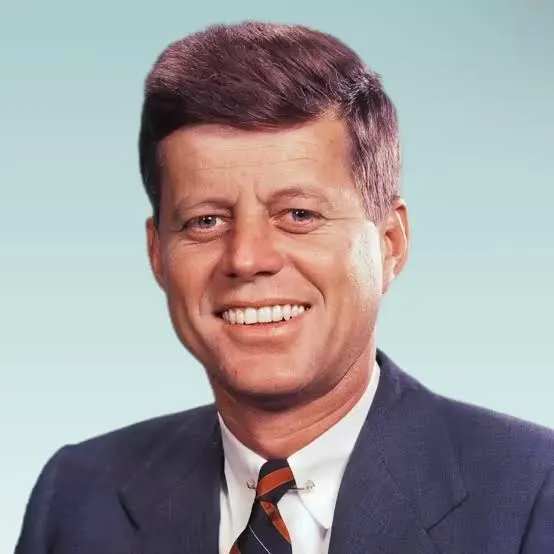
#> input picture 测试集/Kennedy01.webp, 554 x 554 px; its folder holds only this picture in this run
$ python -i engine.py   (imports and definitions only)
#> lines starting #> are read from the running program, lines starting #| are printed output that depends on the picture
#> further down, picture is the input picture: shape (554, 554, 3); mean B, G, R 157.1, 155.3, 159.3
# -*- coding: utf-8 -*-
"""
engine.py — 人脸识别核心引擎
共享模块: face_gui.py 和 report.py 均导入此模块

├── 配置常量
├── 图片读取 (imread_safe)
├── 人脸检测 (YuNet + Haar Cascade)
├── 特征提取 (dlib ResNet)
├── 数据增强
├── 余弦相似度分类器
└── 特征缓存 (load / build)
"""
import os, pickle, time, numpy as np, cv2, face_recognition
from sklearn.preprocessing import LabelEncoder

# ============================================================
# 配置
# ============================================================
BASE_DIR = r"G:\cvcv\No1"
IMAGES_DIR = os.path.join(BASE_DIR, "images")
CASCADE_PATH = os.path.join(BASE_DIR, "models", "haarcascade_frontalface_alt2.xml")
YUNET_PATH = os.path.join(BASE_DIR, "models", "face_detection_yunet_2023mar.onnx")
CACHE_PATH = os.path.join(BASE_DIR, "cache", "face_features_cache.pkl")

RANDOM_SEED = 42

CLASS_NAMES = [
    "Angelina Jolie", "Brad Pitt", "Denzel Washington",
    "Elon Musk", "Hugh Jackman", "Jen-hsun Huang",
    "Kobe", "Trump", "Xuefeng Zhang", "myself"
]
SMALL_THRESHOLD = 22
AUGMENT_FACTOR = 6
YUNET_CONF_THRESHOLD = 0.6

# ============================================================
# 图片读取
# ============================================================
# [72 lines left out: functions imread_safe, create_yunet, detect_face_yunet, detect_face_haar, extract_feature, not called in this run]

# ============================================================
# 数据增强
# ============================================================
def augment_image(img):
    """翻转 + 亮度±20% + 旋转±5°/±8° → 6个变体"""
    h, w = img.shape[:2]
#> h = 554; w = 554
    results = [cv2.flip(img, 1)]

    hsv = cv2.cvtColor(img, cv2.COLOR_BGR2HSV).astype(np.float32)
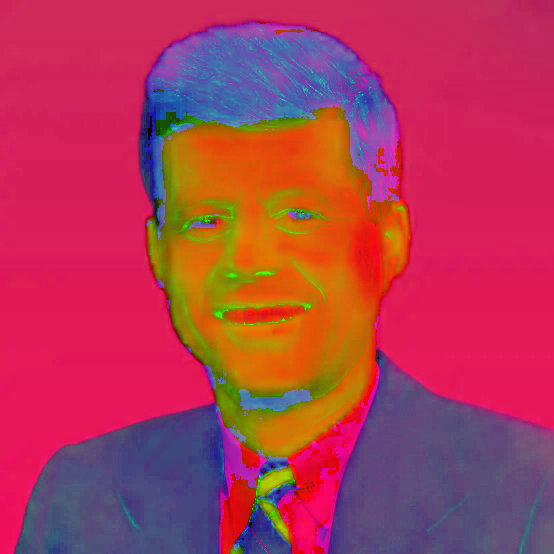
#> hsv: shape (554, 554, 3) float32; mean B, G, R 85.1, 58.2, 175.6
    for factor in [1.2, 0.8]:
        adj = hsv.copy(); adj[:, :, 2] = np.clip(adj[:, :, 2] * factor, 0, 255)
        results.append(cv2.cvtColor(adj.astype(np.uint8), cv2.COLOR_HSV2BGR))
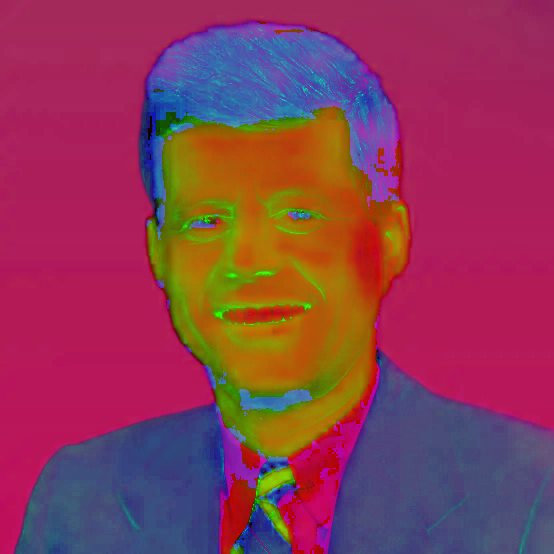
#> adj: shape (554, 554, 3) float32; mean B, G, R 85.1, 58.2, 140.4
#> after the loop, results = 3 items

    for angle in [5, 8, -5]:
        M = cv2.getRotationMatrix2D((w // 2, h // 2), angle, 1.0)
        results.append(cv2.warpAffine(img, M, (w, h), borderMode=cv2.BORDER_REPLICATE))
#> this loop made 3 passes
#> M on passes 1 to 3: [[0.996, 0.0872, -23.09], [-0.0872, 0.996, 25.2]], [[0.99, 0.139, -35.86], [-0.139, 0.99, 41.25]], [[0.996, -0.0872, 25.2], [0.0872, 0.996, -23.09]]
#> after the loop, results = 6 items
    return results

# ============================================================
# 余弦相似度分类器
# ============================================================
class CosineClassifier:
    """对每类计算特征均值(原型), 新样本与各原型比余弦相似度"""
    def __init__(self):
        self.prototypes = {}
        self.classes_ = None

    # [18 lines left out: functions fit, _sims, predict_scores, not called in this run]

    def predict(self, X):
        return self.classes_[np.argmax(self._sims(X), axis=1)]

    # [173 lines left out: functions predict_proba, load_or_build_features, _detect_with_fallback, get_class_names, save_enrollment_images, enroll_new_face and 1 more, not called in this run]

>>> import cv2
>>> picture = cv2.imread('测试集/Kennedy01.webp')
>>> result = augment_image(picture)
#> result = 6 items

$ run again, on 测试集/Sophie Marceau01.jpg
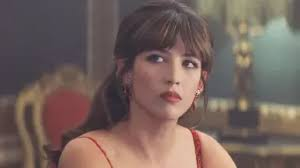
#> input picture 测试集/Sophie Marceau01.jpg, 300 x 168 px
#> picture is the input picture: shape (168, 300, 3); mean B, G, R 92.8, 98.7, 116.7
#> in augment_image, `hsv = cv2.cvtColor(img, cv2.COLOR_BGR2HSV).astype(np.float32)`:
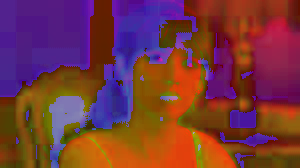
#> hsv: shape (168, 300, 3) float32; mean B, G, R 62.2, 55.4, 118.4
#> after the loop in augment_image, `for factor in [1.2, 0.8]:`:
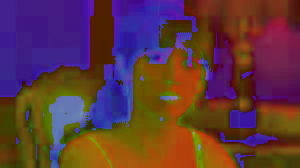
#> adj: shape (168, 300, 3) float32; mean B, G, R 62.2, 55.4, 94.7
#> after the loop in augment_image, `for factor in [1.2, 0.8]:`: results = 3 items
#> the loop in augment_image, `for angle in [5, 8, -5]:` made 3 passes
#> M on passes 1 to 3: [[0.996, 0.0872, -6.75], [-0.0872, 0.996, 13.39]], [[0.99, 0.139, -10.23], [-0.139, 0.99, 21.69]], [[0.996, -0.0872, 7.89], [0.0872, 0.996, -12.75]]
#> after the loop in augment_image, `for angle in [5, 8, -5]:`: results = 6 items

$ run again, on 测试集/Sophie Marceau02.jpg
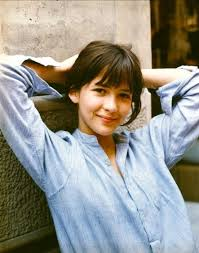
#> input picture 测试集/Sophie Marceau02.jpg, 199 x 253 px
#> picture is the input picture: shape (253, 199, 3); mean B, G, R 141.7, 148.9, 149.7
#> in augment_image, `hsv = cv2.cvtColor(img, cv2.COLOR_BGR2HSV).astype(np.float32)`:
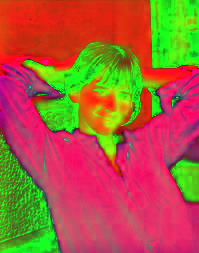
#> hsv: shape (253, 199, 3) float32; mean B, G, R 59.8, 93.8, 167
#> after the loop in augment_image, `for factor in [1.2, 0.8]:`:
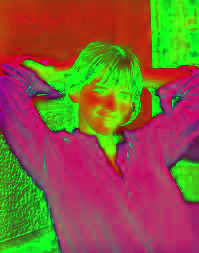
#> adj: shape (253, 199, 3) float32; mean B, G, R 59.8, 93.8, 133.6
#> after the loop in augment_image, `for factor in [1.2, 0.8]:`: results = 3 items
#> the loop in augment_image, `for angle in [5, 8, -5]:` made 3 passes
#> M on passes 1 to 3: [[0.996, 0.0872, -10.6], [-0.0872, 0.996, 9.11]], [[0.99, 0.139, -16.57], [-0.139, 0.99, 15]], [[0.996, -0.0872, 11.36], [0.0872, 0.996, -8.15]]
#> after the loop in augment_image, `for angle in [5, 8, -5]:`: results = 6 items
